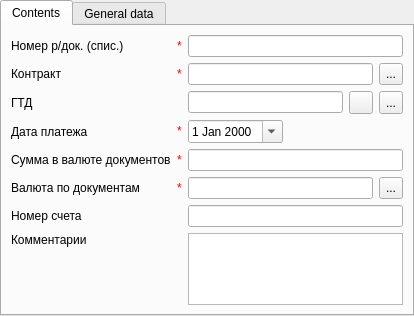
<?xml version="1.0" encoding="UTF-8"?>
<ui version="4.0">
 <class>paysheetCardPage</class>
 <widget class="ma::chrono::CardPage" name="paysheetCardPage">
  <property name="geometry">
   <rect>
    <x>0</x>
    <y>0</y>
    <width>414</width>
    <height>308</height>
   </rect>
  </property>
  <property name="windowTitle">
   <string> - Pay sheet</string>
  </property>
  <layout class="QVBoxLayout" name="verticalLayout">
   <property name="margin">
    <number>0</number>
   </property>
   <item>
    <widget class="QTabWidget" name="tabWidget">
     <property name="currentIndex">
      <number>0</number>
     </property>
     <widget class="QWidget" name="contentsTab">
      <attribute name="title">
       <string>Contents</string>
      </attribute>
      <layout class="QGridLayout" name="gridLayout">
       <item row="5" column="1">
        <widget class="QLineEdit" name="amountEdit"/>
       </item>
       <item row="21" column="1" rowspan="2">
        <widget class="QTextEdit" name="remarkTextEdit"/>
       </item>
       <item row="22" column="0">
        <spacer name="verticalSpacer">
         <property name="orientation">
          <enum>Qt::Vertical</enum>
         </property>
         <property name="sizeHint" stdset="0">
          <size>
           <width>20</width>
           <height>40</height>
          </size>
         </property>
        </spacer>
       </item>
       <item row="21" column="0">
        <widget class="QLabel" name="label_19">
         <property name="text">
          <string>Комментарии</string>
         </property>
        </widget>
       </item>
       <item row="5" column="0">
        <layout class="QHBoxLayout" name="horizontalLayout">
         <item>
          <widget class="QLabel" name="label_3">
           <property name="text">
            <string>Сумма в валюте документов</string>
           </property>
          </widget>
         </item>
         <item>
          <widget class="QLabel" name="asterikLabel">
           <property name="sizePolicy">
            <sizepolicy hsizetype="Maximum" vsizetype="Preferred">
             <horstretch>0</horstretch>
             <verstretch>0</verstretch>
            </sizepolicy>
           </property>
           <property name="toolTip">
            <string>required field</string>
           </property>
           <property name="text">
            <string>&lt;!DOCTYPE HTML PUBLIC &quot;-//W3C//DTD HTML 4.0//EN&quot; &quot;http://www.w3.org/TR/REC-html40/strict.dtd&quot;&gt;
&lt;html&gt;
&lt;head&gt;
&lt;meta name=&quot;qrichtext&quot; content=&quot;1&quot;/&gt;
&lt;/head&gt;
&lt;body&gt;
&lt;span style=&quot; color:red;&quot;&gt;*&lt;/span&gt;
&lt;/body&gt;
&lt;/html&gt;</string>
           </property>
          </widget>
         </item>
        </layout>
       </item>
       <item row="9" column="0">
        <layout class="QHBoxLayout" name="horizontalLayout_3">
         <item>
          <widget class="QLabel" name="label_23">
           <property name="text">
            <string>Валюта по документам</string>
           </property>
           <property name="wordWrap">
            <bool>true</bool>
           </property>
          </widget>
         </item>
         <item>
          <widget class="QLabel" name="asterikLabel_3">
           <property name="sizePolicy">
            <sizepolicy hsizetype="Maximum" vsizetype="Preferred">
             <horstretch>0</horstretch>
             <verstretch>0</verstretch>
            </sizepolicy>
           </property>
           <property name="toolTip">
            <string>required field</string>
           </property>
           <property name="text">
            <string>&lt;!DOCTYPE HTML PUBLIC &quot;-//W3C//DTD HTML 4.0//EN&quot; &quot;http://www.w3.org/TR/REC-html40/strict.dtd&quot;&gt;
&lt;html&gt;
&lt;head&gt;
&lt;meta name=&quot;qrichtext&quot; content=&quot;1&quot;/&gt;
&lt;/head&gt;
&lt;body&gt;
&lt;span style=&quot; color:red;&quot;&gt;*&lt;/span&gt;
&lt;/body&gt;
&lt;/html&gt;</string>
           </property>
          </widget>
         </item>
        </layout>
       </item>
       <item row="4" column="0">
        <layout class="QHBoxLayout" name="horizontalLayout_2">
         <item>
          <widget class="QLabel" name="label_21">
           <property name="text">
            <string>Дата платежа</string>
           </property>
          </widget>
         </item>
         <item>
          <widget class="QLabel" name="asterikLabel_2">
           <property name="sizePolicy">
            <sizepolicy hsizetype="Maximum" vsizetype="Preferred">
             <horstretch>0</horstretch>
             <verstretch>0</verstretch>
            </sizepolicy>
           </property>
           <property name="toolTip">
            <string>required field</string>
           </property>
           <property name="text">
            <string>&lt;!DOCTYPE HTML PUBLIC &quot;-//W3C//DTD HTML 4.0//EN&quot; &quot;http://www.w3.org/TR/REC-html40/strict.dtd&quot;&gt;
&lt;html&gt;
&lt;head&gt;
&lt;meta name=&quot;qrichtext&quot; content=&quot;1&quot;/&gt;
&lt;/head&gt;
&lt;body&gt;
&lt;span style=&quot; color:red;&quot;&gt;*&lt;/span&gt;
&lt;/body&gt;
&lt;/html&gt;</string>
           </property>
          </widget>
         </item>
        </layout>
       </item>
       <item row="4" column="1">
        <layout class="QHBoxLayout" name="horizontalLayout_27">
         <item>
          <widget class="QDateEdit" name="payDate">
           <property name="calendarPopup">
            <bool>true</bool>
           </property>
          </widget>
         </item>
         <item>
          <spacer name="horizontalSpacer_3">
           <property name="orientation">
            <enum>Qt::Horizontal</enum>
           </property>
           <property name="sizeHint" stdset="0">
            <size>
             <width>40</width>
             <height>20</height>
            </size>
           </property>
          </spacer>
         </item>
        </layout>
       </item>
       <item row="2" column="0">
        <layout class="QHBoxLayout" name="horizontalLayout_4">
         <item>
          <widget class="QLabel" name="label_18">
           <property name="text">
            <string>Контракт</string>
           </property>
          </widget>
         </item>
         <item>
          <widget class="QLabel" name="asterikLabel_4">
           <property name="sizePolicy">
            <sizepolicy hsizetype="Maximum" vsizetype="Preferred">
             <horstretch>0</horstretch>
             <verstretch>0</verstretch>
            </sizepolicy>
           </property>
           <property name="toolTip">
            <string>required field</string>
           </property>
           <property name="text">
            <string>&lt;!DOCTYPE HTML PUBLIC &quot;-//W3C//DTD HTML 4.0//EN&quot; &quot;http://www.w3.org/TR/REC-html40/strict.dtd&quot;&gt;
&lt;html&gt;
&lt;head&gt;
&lt;meta name=&quot;qrichtext&quot; content=&quot;1&quot;/&gt;
&lt;/head&gt;
&lt;body&gt;
&lt;span style=&quot; color:red;&quot;&gt;*&lt;/span&gt;
&lt;/body&gt;
&lt;/html&gt;</string>
           </property>
          </widget>
         </item>
        </layout>
       </item>
       <item row="2" column="1">
        <layout class="QHBoxLayout" name="horizontalLayout_13">
         <item>
          <widget class="QLineEdit" name="contractEdit">
           <property name="readOnly">
            <bool>true</bool>
           </property>
          </widget>
         </item>
         <item>
          <widget class="QToolButton" name="contractBtn">
           <property name="sizePolicy">
            <sizepolicy hsizetype="Fixed" vsizetype="Preferred">
             <horstretch>0</horstretch>
             <verstretch>0</verstretch>
            </sizepolicy>
           </property>
           <property name="text">
            <string>...</string>
           </property>
          </widget>
         </item>
        </layout>
       </item>
       <item row="3" column="1">
        <layout class="QHBoxLayout" name="horizontalLayout_22">
         <item>
          <widget class="QLineEdit" name="ccdEdit">
           <property name="readOnly">
            <bool>true</bool>
           </property>
          </widget>
         </item>
         <item>
          <widget class="QToolButton" name="removeCcdBtn">
           <property name="sizePolicy">
            <sizepolicy hsizetype="Fixed" vsizetype="Preferred">
             <horstretch>0</horstretch>
             <verstretch>0</verstretch>
            </sizepolicy>
           </property>
           <property name="toolTip">
            <string>Clear selection of CCD</string>
           </property>
          </widget>
         </item>
         <item>
          <widget class="QToolButton" name="ccdBtn">
           <property name="sizePolicy">
            <sizepolicy hsizetype="Fixed" vsizetype="Preferred">
             <horstretch>0</horstretch>
             <verstretch>0</verstretch>
            </sizepolicy>
           </property>
           <property name="text">
            <string>...</string>
           </property>
          </widget>
         </item>
        </layout>
       </item>
       <item row="9" column="1">
        <layout class="QHBoxLayout" name="horizontalLayout_14">
         <item>
          <widget class="QLineEdit" name="currencyEdit">
           <property name="readOnly">
            <bool>true</bool>
           </property>
          </widget>
         </item>
         <item>
          <widget class="QToolButton" name="currencyBtn">
           <property name="sizePolicy">
            <sizepolicy hsizetype="Fixed" vsizetype="Preferred">
             <horstretch>0</horstretch>
             <verstretch>0</verstretch>
            </sizepolicy>
           </property>
           <property name="text">
            <string>...</string>
           </property>
          </widget>
         </item>
        </layout>
       </item>
       <item row="3" column="0">
        <widget class="QLabel" name="label_10">
         <property name="text">
          <string>ГТД</string>
         </property>
        </widget>
       </item>
       <item row="11" column="0">
        <widget class="QLabel" name="label_11">
         <property name="text">
          <string>Номер счета</string>
         </property>
        </widget>
       </item>
       <item row="11" column="1">
        <widget class="QLineEdit" name="accountNumberEdit"/>
       </item>
       <item row="1" column="1">
        <widget class="QLineEdit" name="docNumberEdit"/>
       </item>
       <item row="1" column="0">
        <layout class="QHBoxLayout" name="horizontalLayout_5">
         <item>
          <widget class="QLabel" name="label">
           <property name="text">
            <string>Номер р/док. (спис.)</string>
           </property>
          </widget>
         </item>
         <item>
          <widget class="QLabel" name="asterikLabel_5">
           <property name="sizePolicy">
            <sizepolicy hsizetype="Maximum" vsizetype="Preferred">
             <horstretch>0</horstretch>
             <verstretch>0</verstretch>
            </sizepolicy>
           </property>
           <property name="toolTip">
            <string>required field</string>
           </property>
           <property name="text">
            <string>&lt;!DOCTYPE HTML PUBLIC &quot;-//W3C//DTD HTML 4.0//EN&quot; &quot;http://www.w3.org/TR/REC-html40/strict.dtd&quot;&gt;
&lt;html&gt;
&lt;head&gt;
&lt;meta name=&quot;qrichtext&quot; content=&quot;1&quot;/&gt;
&lt;/head&gt;
&lt;body&gt;
&lt;span style=&quot; color:red;&quot;&gt;*&lt;/span&gt;
&lt;/body&gt;
&lt;/html&gt;</string>
           </property>
          </widget>
         </item>
        </layout>
       </item>
      </layout>
     </widget>
     <widget class="QWidget" name="generalTab">
      <attribute name="title">
       <string>General data</string>
      </attribute>
      <layout class="QGridLayout" name="gridLayout_2">
       <item row="0" column="0">
        <widget class="QLabel" name="label_14">
         <property name="text">
          <string>User, creator</string>
         </property>
        </widget>
       </item>
       <item row="0" column="1">
        <layout class="QHBoxLayout" name="horizontalLayout_17">
         <item>
          <widget class="QLineEdit" name="createUserEdit">
           <property name="readOnly">
            <bool>true</bool>
           </property>
          </widget>
         </item>
         <item>
          <widget class="QToolButton" name="createUserBtn">
           <property name="sizePolicy">
            <sizepolicy hsizetype="Fixed" vsizetype="Preferred">
             <horstretch>0</horstretch>
             <verstretch>0</verstretch>
            </sizepolicy>
           </property>
           <property name="text">
            <string>...</string>
           </property>
          </widget>
         </item>
        </layout>
       </item>
       <item row="1" column="0">
        <widget class="QLabel" name="label_17">
         <property name="text">
          <string>Time, created</string>
         </property>
        </widget>
       </item>
       <item row="1" column="1">
        <layout class="QHBoxLayout" name="horizontalLayout_19">
         <item>
          <widget class="QLineEdit" name="createTimeEdit">
           <property name="readOnly">
            <bool>true</bool>
           </property>
          </widget>
         </item>
        </layout>
       </item>
       <item row="2" column="0">
        <widget class="QLabel" name="label_16">
         <property name="text">
          <string>User, last update</string>
         </property>
        </widget>
       </item>
       <item row="2" column="1">
        <layout class="QHBoxLayout" name="horizontalLayout_18">
         <item>
          <widget class="QLineEdit" name="updateUserEdit">
           <property name="readOnly">
            <bool>true</bool>
           </property>
          </widget>
         </item>
         <item>
          <widget class="QToolButton" name="updateUserBtn">
           <property name="sizePolicy">
            <sizepolicy hsizetype="Fixed" vsizetype="Preferred">
             <horstretch>0</horstretch>
             <verstretch>0</verstretch>
            </sizepolicy>
           </property>
           <property name="text">
            <string>...</string>
           </property>
          </widget>
         </item>
        </layout>
       </item>
       <item row="3" column="0">
        <widget class="QLabel" name="label_15">
         <property name="text">
          <string>Time, last update</string>
         </property>
        </widget>
       </item>
       <item row="3" column="1">
        <layout class="QHBoxLayout" name="horizontalLayout_16">
         <item>
          <widget class="QLineEdit" name="updateTimeEdit">
           <property name="readOnly">
            <bool>true</bool>
           </property>
          </widget>
         </item>
        </layout>
       </item>
       <item row="4" column="1">
        <spacer name="verticalSpacer_2">
         <property name="orientation">
          <enum>Qt::Vertical</enum>
         </property>
         <property name="sizeHint" stdset="0">
          <size>
           <width>20</width>
           <height>40</height>
          </size>
         </property>
        </spacer>
       </item>
      </layout>
     </widget>
    </widget>
   </item>
  </layout>
 </widget>
 <customwidgets>
  <customwidget>
   <class>ma::chrono::CardPage</class>
   <extends>QWidget</extends>
   <header location="global">ma/chrono/cardpage.h</header>
   <container>1</container>
  </customwidget>
 </customwidgets>
 <tabstops>
  <tabstop>tabWidget</tabstop>
  <tabstop>docNumberEdit</tabstop>
  <tabstop>contractEdit</tabstop>
  <tabstop>contractBtn</tabstop>
  <tabstop>ccdEdit</tabstop>
  <tabstop>removeCcdBtn</tabstop>
  <tabstop>ccdBtn</tabstop>
  <tabstop>payDate</tabstop>
  <tabstop>amountEdit</tabstop>
  <tabstop>currencyEdit</tabstop>
  <tabstop>currencyBtn</tabstop>
  <tabstop>accountNumberEdit</tabstop>
  <tabstop>remarkTextEdit</tabstop>
  <tabstop>createUserEdit</tabstop>
  <tabstop>createUserBtn</tabstop>
  <tabstop>createTimeEdit</tabstop>
  <tabstop>updateUserEdit</tabstop>
  <tabstop>updateUserBtn</tabstop>
  <tabstop>updateTimeEdit</tabstop>
 </tabstops>
 <resources/>
 <connections/>
</ui>
